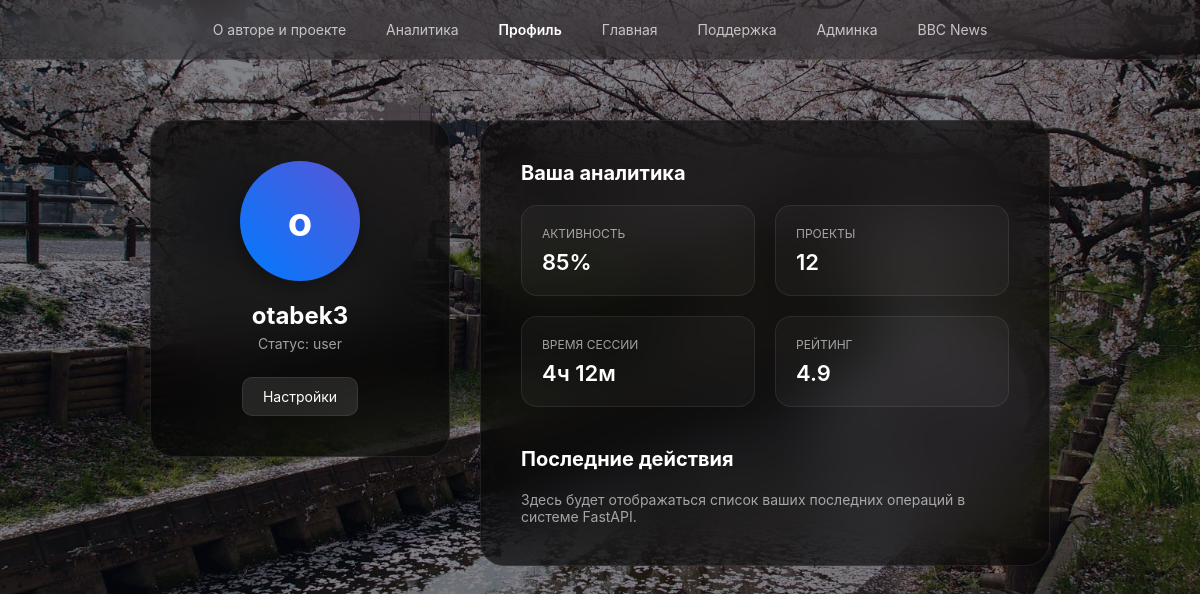
Screenshot of /profile (signed in) with the database file from the repository.
### tables this page shows
CREATE TABLE users (
	id INTEGER NOT NULL, 
	username VARCHAR, 
	hashed_password VARCHAR, 
	role VARCHAR, 
	PRIMARY KEY (id)
);

### app/routers/profile.py (the view)
@router.get("/profile")
def profile(
    request: Request,
    current_user: str = Depends(get_current_user)
):
    user_data = get_user_from_db(current_user)
    if not user_data:
        raise HTTPException(status_code=404, detail="User not found")
    return templates.TemplateResponse(
        "profile.html",
        {
            "request": request,
            "user": user_data
        }
    )

### app/templates/profile.html (shortened to what this page needs)
<!DOCTYPE html>
<html lang="ru">
<head>
</head>
<body>
    <nav class="navbar">
        <div class="nav-links">
            <a href="/about">О авторе и проекте</a>
            <a href="/analytics">Аналитика</a>
            <a href="/profile" class="active">Профиль</a>
            <a href="/">Главная</a>
            <a href="/support">Поддержка</a>
            <a href="/admin">Админка</a>
            <a href="/news">BBC News</a>
        </div>
    </nav>
    <div class="profile-container">
        <aside class="profile-card">
            <div class="avatar">{{ user.username[0] if user else 'U' }}</div>
            <h2>{{ user.username if user else 'Гость' }}</h2>
            <p>Статус: {{ user.role if user and user.role else 'user' }}</p>
            <a href="#" class="btn-edit">Настройки</a>
        </aside>
        <main class="info-panel">
            <h3>Ваша аналитика</h3>
            <div class="stats-grid">
                <div class="stat-item">
                    <label>Активность</label>
                    <span>85%</span>
                </div>
                <div class="stat-item">
                    <label>Проекты</label>
                    <span>12</span>
                </div>
                <div class="stat-item">
                    <label>Время сессии</label>
                    <span>4ч 12м</span>
                </div>
                <div class="stat-item">
                    <label>Рейтинг</label>
                    <span>4.9</span>
                </div>
            </div>
            <h3 style="margin-top: 40px;">Последние действия</h3>
            <p style="color: var(--secondary-text); font-size: 14px;">
                Здесь будет отображаться список ваших последних операций в системе FastAPI.
            </p>
        </main>
    </div>
</body>
</html>

### app/templates/profile.html (style rules this page uses)
:root { --bg-color: #050a14; --glass-bg: rgba(0, 0, 0, 0.6); --glass-border: rgba(255, 255, 255, 0.08); --accent-color: #007aff; --text-color: #ffffff; --secondary-text: rgba(255, 255, 255, 0.6); }
* { margin: 0; padding: 0; box-sizing: border-box; font-family: -apple-system, BlinkMacSystemFont, "SF Pro Display", "Segoe UI", Roboto, sans-serif; }
body { background-image: linear-gradient(rgba(5, 10, 20, 0.5), rgba(5, 10, 20, 0.5)), url("/static/images/background.jpg"); background-size: cover; background-position: center; background-attachment: fixed; min-height: 100vh; color: var(--text-color); display: flex; flex-direction: column; align-items: center; }
.navbar { width: 100%; height: 60px; background: rgba(0, 0, 0, 0.3); backdrop-filter: blur(20px); -webkit-backdrop-filter: blur(20px); border-bottom: 1px solid var(--glass-border); display: flex; justify-content: center; align-items: center; position: fixed; top: 0; z-index: 1000; }
.nav-links { display: flex; gap: 40px; }
.nav-links a { color: var(--text-color); text-decoration: none; font-size: 14px; font-weight: 400; opacity: 0.7; transition: opacity 0.3s ease; }
.nav-links a.active { opacity: 1; font-weight: 600; }
.profile-container { margin-top: 120px; width: 90%; max-width: 900px; display: grid; grid-template-columns: 300px 1fr; gap: 30px; animation: fadeIn 0.8s ease-out; }
.profile-card { background: var(--glass-bg); backdrop-filter: blur(30px); -webkit-backdrop-filter: blur(30px); border: 1px solid var(--glass-border); border-radius: 24px; padding: 40px; text-align: center; height: fit-content; }
.avatar { width: 120px; height: 120px; border-radius: 50%; background: linear-gradient(45deg, var(--accent-color), #5856d6); margin: 0 auto 20px; display: flex; align-items: center; justify-content: center; font-size: 40px; font-weight: bold; box-shadow: 0 10px 20px rgba(0, 0, 0, 0.3); }
.profile-card h2 { font-size: 24px; margin-bottom: 5px; }
.profile-card p { color: var(--secondary-text); font-size: 14px; margin-bottom: 25px; }
.btn-edit { display: inline-block; padding: 10px 20px; background: rgba(255, 255, 255, 0.1); border: 1px solid var(--glass-border); border-radius: 10px; color: white; text-decoration: none; font-size: 14px; transition: background 0.3s; }
.info-panel { background: var(--glass-bg); backdrop-filter: blur(30px); -webkit-backdrop-filter: blur(30px); border: 1px solid var(--glass-border); border-radius: 24px; padding: 40px; }
.info-panel h3 { margin-bottom: 20px; font-size: 20px; }
.stats-grid { display: grid; grid-template-columns: 1fr 1fr; gap: 20px; }
.stat-item { background: rgba(255, 255, 255, 0.03); padding: 20px; border-radius: 16px; border: 1px solid var(--glass-border); }
.stat-item label { display: block; color: var(--secondary-text); font-size: 12px; text-transform: uppercase; margin-bottom: 8px; }
.stat-item span { font-size: 22px; font-weight: 600; }

### rows the page displays
users: username "o", username "otabek3", role "user"
